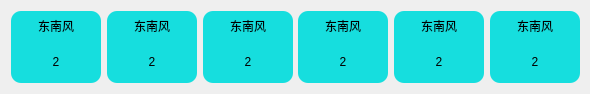
   <widget class="QWidget" name="widgetDown" native="true">
    <property name="geometry">
     <rect>
      <x>0</x>
      <y>890</y>
      <width>590</width>
      <height>90</height>
     </rect>
    </property>
    <property name="minimumSize">
     <size>
      <width>590</width>
      <height>0</height>
     </size>
    </property>
    <property name="maximumSize">
     <size>
      <width>590</width>
      <height>16777215</height>
     </size>
    </property>
    <layout class="QGridLayout" name="gridLayout_6">
     <property name="verticalSpacing">
      <number>0</number>
     </property>
     <item row="1" column="1" rowspan="2">
      <widget class="QLabel" name="windDlevel1">
       <property name="minimumSize">
        <size>
         <width>90</width>
         <height>30</height>
        </size>
       </property>
       <property name="maximumSize">
        <size>
         <width>500</width>
         <height>500</height>
        </size>
       </property>
       <property name="tabletTracking">
        <bool>false</bool>
       </property>
       <property name="layoutDirection">
        <enum>Qt::LeftToRight</enum>
       </property>
       <property name="styleSheet">
        <string notr="true">background-color: rgb(22, 222, 222);
border-radius:10px;
border-top-right-radius:0px;
border-top-left-radius:0px;</string>
       </property>
       <property name="text">
        <string>2</string>
       </property>
       <property name="alignment">
        <set>Qt::AlignCenter</set>
       </property>
      </widget>
     </item>
     <item row="0" column="4" rowspan="2">
      <widget class="QLabel" name="windD4">
       <property name="minimumSize">
        <size>
         <width>90</width>
         <height>30</height>
        </size>
       </property>
       <property name="maximumSize">
        <size>
         <width>500</width>
         <height>500</height>
        </size>
       </property>
       <property name="layoutDirection">
        <enum>Qt::LeftToRight</enum>
       </property>
       <property name="styleSheet">
        <string notr="true">background-color: rgb(22, 222, 222);
border-radius:10px;
border-bottom-right-radius:0px;
border-bottom-left-radius:0px;</string>
       </property>
       <property name="text">
        <string>东南风</string>
       </property>
       <property name="alignment">
        <set>Qt::AlignCenter</set>
       </property>
      </widget>
     </item>
     <item row="2" column="3">
      <widget class="QLabel" name="windDlevel3">
       <property name="minimumSize">
        <size>
         <width>90</width>
         <height>42</height>
        </size>
       </property>
       <property name="maximumSize">
        <size>
         <width>500</width>
         <height>500</height>
        </size>
       </property>
       <property name="tabletTracking">
        <bool>false</bool>
       </property>
       <property name="layoutDirection">
        <enum>Qt::LeftToRight</enum>
       </property>
       <property name="styleSheet">
        <string notr="true">background-color: rgb(22, 222, 222);
border-radius:10px;
border-top-right-radius:0px;
border-top-left-radius:0px;</string>
       </property>
       <property name="text">
        <string>2</string>
       </property>
       <property name="alignment">
        <set>Qt::AlignCenter</set>
       </property>
      </widget>
     </item>
     <item row="0" column="5" rowspan="2">
      <widget class="QLabel" name="windD5">
       <property name="minimumSize">
        <size>
         <width>90</width>
         <height>30</height>
        </size>
       </property>
       <property name="maximumSize">
        <size>
         <width>500</width>
         <height>500</height>
        </size>
       </property>
       <property name="layoutDirection">
        <enum>Qt::LeftToRight</enum>
       </property>
       <property name="styleSheet">
        <string notr="true">background-color: rgb(22, 222, 222);
border-radius:10px;
border-bottom-right-radius:0px;
border-bottom-left-radius:0px;</string>
       </property>
       <property name="text">
        <string>东南风</string>
       </property>
       <property name="alignment">
        <set>Qt::AlignCenter</set>
       </property>
      </widget>
     </item>
     <item row="0" column="2">
      <widget class="QLabel" name="windD2">
       <property name="minimumSize">
        <size>
         <width>90</width>
         <height>30</height>
        </size>
       </property>
       <property name="maximumSize">
        <size>
         <width>500</width>
         <height>500</height>
        </size>
       </property>
       <property name="layoutDirection">
        <enum>Qt::LeftToRight</enum>
       </property>
       <property name="styleSheet">
        <string notr="true">background-color: rgb(22, 222, 222);
border-radius:10px;
border-bottom-right-radius:0px;
border-bottom-left-radius:0px;</string>
       </property>
       <property name="text">
        <string>东南风</string>
       </property>
       <property name="alignment">
        <set>Qt::AlignCenter</set>
       </property>
      </widget>
     </item>
     <item row="2" column="5">
      <widget class="QLabel" name="windDlevel5">
       <property name="minimumSize">
        <size>
         <width>90</width>
         <height>42</height>
        </size>
       </property>
       <property name="maximumSize">
        <size>
         <width>500</width>
         <height>500</height>
        </size>
       </property>
       <property name="tabletTracking">
        <bool>false</bool>
       </property>
       <property name="layoutDirection">
        <enum>Qt::LeftToRight</enum>
       </property>
       <property name="styleSheet">
        <string notr="true">background-color: rgb(22, 222, 222);
border-radius:10px;
border-top-right-radius:0px;
border-top-left-radius:0px;</string>
       </property>
       <property name="text">
        <string>2</string>
       </property>
       <property name="alignment">
        <set>Qt::AlignCenter</set>
       </property>
      </widget>
     </item>
     <item row="0" column="1">
      <widget class="QLabel" name="windD1">
       <property name="minimumSize">
        <size>
         <width>90</width>
         <height>30</height>
        </size>
       </property>
       <property name="maximumSize">
        <size>
         <width>500</width>
         <height>500</height>
        </size>
       </property>
       <property name="layoutDirection">
        <enum>Qt::LeftToRight</enum>
       </property>
       <property name="styleSheet">
        <string notr="true">background-color: rgb(22, 222, 222);
border-radius:10px;
border-bottom-right-radius:0px;
border-bottom-left-radius:0px;</string>
       </property>
       <property name="text">
        <string>东南风</string>
       </property>
       <property name="alignment">
        <set>Qt::AlignCenter</set>
       </property>
      </widget>
     </item>
     <item row="2" column="4">
      <widget class="QLabel" name="windDlevel4">
       <property name="minimumSize">
        <size>
         <width>90</width>
         <height>42</height>
        </size>
       </property>
       <property name="maximumSize">
        <size>
         <width>500</width>
         <height>500</height>
        </size>
       </property>
       <property name="tabletTracking">
        <bool>false</bool>
       </property>
       <property name="layoutDirection">
        <enum>Qt::LeftToRight</enum>
       </property>
       <property name="styleSheet">
        <string notr="true">background-color: rgb(22, 222, 222);
border-radius:10px;
border-top-right-radius:0px;
border-top-left-radius:0px;</string>
       </property>
       <property name="text">
        <string>2</string>
       </property>
       <property name="alignment">
        <set>Qt::AlignCenter</set>
       </property>
      </widget>
     </item>
     <item row="1" column="0" rowspan="2">
      <widget class="QLabel" name="windDlevel0">
       <property name="minimumSize">
        <size>
         <width>90</width>
         <height>30</height>
        </size>
       </property>
       <property name="maximumSize">
        <size>
         <width>500</width>
         <height>500</height>
        </size>
       </property>
       <property name="tabletTracking">
        <bool>false</bool>
       </property>
       <property name="layoutDirection">
        <enum>Qt::LeftToRight</enum>
       </property>
       <property name="styleSheet">
        <string notr="true">background-color: rgb(22, 222, 222);
border-radius:10px;
border-top-right-radius:0px;
border-top-left-radius:0px;</string>
       </property>
       <property name="text">
        <string>2</string>
       </property>
       <property name="alignment">
        <set>Qt::AlignCenter</set>
       </property>
      </widget>
     </item>
     <item row="1" column="2" rowspan="2">
      <widget class="QLabel" name="windDlevel2">
       <property name="minimumSize">
        <size>
         <width>90</width>
         <height>30</height>
        </size>
       </property>
       <property name="maximumSize">
        <size>
         <width>500</width>
         <height>500</height>
        </size>
       </property>
       <property name="tabletTracking">
        <bool>false</bool>
       </property>
       <property name="layoutDirection">
        <enum>Qt::LeftToRight</enum>
       </property>
       <property name="styleSheet">
        <string notr="true">background-color: rgb(22, 222, 222);
border-radius:10px;
border-top-right-radius:0px;
border-top-left-radius:0px;</string>
       </property>
       <property name="text">
        <string>2</string>
       </property>
       <property name="alignment">
        <set>Qt::AlignCenter</set>
       </property>
      </widget>
     </item>
     <item row="0" column="0">
      <widget class="QLabel" name="windD0">
       <property name="minimumSize">
        <size>
         <width>90</width>
         <height>30</height>
        </size>
       </property>
       <property name="maximumSize">
        <size>
         <width>500</width>
         <height>500</height>
        </size>
       </property>
       <property name="layoutDirection">
        <enum>Qt::LeftToRight</enum>
       </property>
       <property name="styleSheet">
        <string notr="true">background-color: rgb(22, 222, 222);
border-radius:10px;
border-bottom-right-radius:0px;
border-bottom-left-radius:0px;</string>
       </property>
       <property name="text">
        <string>东南风</string>
       </property>
       <property name="alignment">
        <set>Qt::AlignCenter</set>
       </property>
      </widget>
     </item>
     <item row="0" column="3" rowspan="2">
      <widget class="QLabel" name="windD3">
       <property name="minimumSize">
        <size>
         <width>90</width>
         <height>30</height>
        </size>
       </property>
       <property name="maximumSize">
        <size>
         <width>500</width>
         <height>500</height>
        </size>
       </property>
       <property name="layoutDirection">
        <enum>Qt::LeftToRight</enum>
       </property>
       <property name="styleSheet">
        <string notr="true">background-color: rgb(22, 222, 222);
border-radius:10px;
border-bottom-right-radius:0px;
border-bottom-left-radius:0px;</string>
       </property>
       <property name="text">
        <string>东南风</string>
       </property>
       <property name="alignment">
        <set>Qt::AlignCenter</set>
       </property>
      </widget>
     </item>
    </layout>
   </widget>
